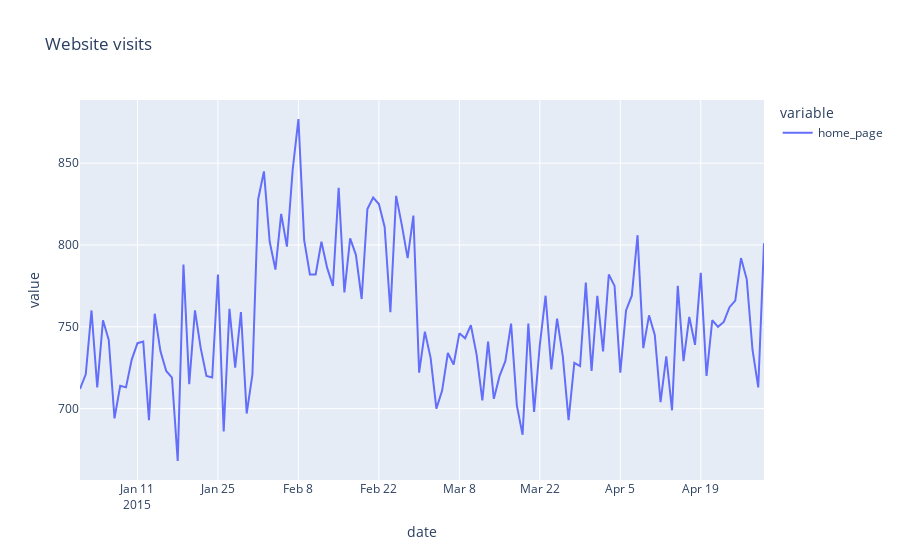

Write notebook code for a chart like this one.
### Code cell
fig = px.line(website_visits, title='Website visits')
fig.show()
